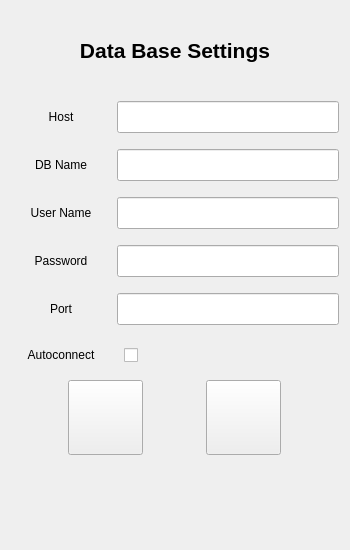
<?xml version="1.0" encoding="UTF-8"?>
<ui version="4.0">
 <class>dbsettingswdgt</class>
 <widget class="QWidget" name="dbsettingswdgt">
  <property name="geometry">
   <rect>
    <x>0</x>
    <y>0</y>
    <width>350</width>
    <height>550</height>
   </rect>
  </property>
  <property name="minimumSize">
   <size>
    <width>350</width>
    <height>550</height>
   </size>
  </property>
  <property name="windowTitle">
   <string>Data Base Settings</string>
  </property>
  <property name="styleSheet">
   <string notr="true"/>
  </property>
  <layout class="QVBoxLayout" name="verticalLayout_2">
   <item>
    <widget class="QLabel" name="label_6">
     <property name="sizePolicy">
      <sizepolicy hsizetype="Minimum" vsizetype="Preferred">
       <horstretch>0</horstretch>
       <verstretch>0</verstretch>
      </sizepolicy>
     </property>
     <property name="styleSheet">
      <string notr="true">	font-size: 16pt;
	font-weight: 600;</string>
     </property>
     <property name="text">
      <string>Data Base Settings</string>
     </property>
     <property name="alignment">
      <set>Qt::AlignCenter</set>
     </property>
     <property name="margin">
      <number>20</number>
     </property>
    </widget>
   </item>
   <item>
    <layout class="QVBoxLayout" name="verticalLayout">
     <item>
      <layout class="QHBoxLayout" name="horizontalLayout">
       <property name="topMargin">
        <number>5</number>
       </property>
       <property name="bottomMargin">
        <number>5</number>
       </property>
       <item>
        <widget class="QLabel" name="label">
         <property name="sizePolicy">
          <sizepolicy hsizetype="Maximum" vsizetype="Preferred">
           <horstretch>0</horstretch>
           <verstretch>0</verstretch>
          </sizepolicy>
         </property>
         <property name="minimumSize">
          <size>
           <width>100</width>
           <height>0</height>
          </size>
         </property>
         <property name="text">
          <string>Host</string>
         </property>
         <property name="alignment">
          <set>Qt::AlignCenter</set>
         </property>
        </widget>
       </item>
       <item>
        <widget class="QLineEdit" name="HostName">
         <property name="sizePolicy">
          <sizepolicy hsizetype="Expanding" vsizetype="Minimum">
           <horstretch>0</horstretch>
           <verstretch>0</verstretch>
          </sizepolicy>
         </property>
         <property name="styleSheet">
          <string notr="true">padding: 7px;
</string>
         </property>
        </widget>
       </item>
      </layout>
     </item>
     <item>
      <layout class="QHBoxLayout" name="horizontalLayout_6">
       <property name="topMargin">
        <number>5</number>
       </property>
       <property name="bottomMargin">
        <number>5</number>
       </property>
       <item>
        <widget class="QLabel" name="label_4">
         <property name="sizePolicy">
          <sizepolicy hsizetype="Maximum" vsizetype="Preferred">
           <horstretch>0</horstretch>
           <verstretch>0</verstretch>
          </sizepolicy>
         </property>
         <property name="minimumSize">
          <size>
           <width>100</width>
           <height>0</height>
          </size>
         </property>
         <property name="text">
          <string>DB Name</string>
         </property>
         <property name="alignment">
          <set>Qt::AlignCenter</set>
         </property>
        </widget>
       </item>
       <item>
        <widget class="QLineEdit" name="DatabaseName">
         <property name="sizePolicy">
          <sizepolicy hsizetype="Expanding" vsizetype="Minimum">
           <horstretch>0</horstretch>
           <verstretch>0</verstretch>
          </sizepolicy>
         </property>
         <property name="styleSheet">
          <string notr="true">padding: 7px;
</string>
         </property>
        </widget>
       </item>
      </layout>
     </item>
     <item>
      <layout class="QHBoxLayout" name="horizontalLayout_2">
       <property name="topMargin">
        <number>5</number>
       </property>
       <property name="bottomMargin">
        <number>5</number>
       </property>
       <item>
        <widget class="QLabel" name="label_2">
         <property name="sizePolicy">
          <sizepolicy hsizetype="Maximum" vsizetype="Preferred">
           <horstretch>0</horstretch>
           <verstretch>0</verstretch>
          </sizepolicy>
         </property>
         <property name="minimumSize">
          <size>
           <width>100</width>
           <height>0</height>
          </size>
         </property>
         <property name="text">
          <string>User Name</string>
         </property>
         <property name="alignment">
          <set>Qt::AlignCenter</set>
         </property>
        </widget>
       </item>
       <item>
        <widget class="QLineEdit" name="UserName">
         <property name="sizePolicy">
          <sizepolicy hsizetype="Expanding" vsizetype="Minimum">
           <horstretch>0</horstretch>
           <verstretch>0</verstretch>
          </sizepolicy>
         </property>
         <property name="styleSheet">
          <string notr="true">padding: 7px;
</string>
         </property>
        </widget>
       </item>
      </layout>
     </item>
     <item>
      <layout class="QHBoxLayout" name="horizontalLayout_3">
       <property name="topMargin">
        <number>5</number>
       </property>
       <property name="bottomMargin">
        <number>5</number>
       </property>
       <item>
        <widget class="QLabel" name="label_3">
         <property name="sizePolicy">
          <sizepolicy hsizetype="Maximum" vsizetype="Preferred">
           <horstretch>0</horstretch>
           <verstretch>0</verstretch>
          </sizepolicy>
         </property>
         <property name="minimumSize">
          <size>
           <width>100</width>
           <height>0</height>
          </size>
         </property>
         <property name="text">
          <string>Password</string>
         </property>
         <property name="alignment">
          <set>Qt::AlignCenter</set>
         </property>
        </widget>
       </item>
       <item>
        <widget class="QLineEdit" name="Password">
         <property name="sizePolicy">
          <sizepolicy hsizetype="Expanding" vsizetype="Minimum">
           <horstretch>0</horstretch>
           <verstretch>0</verstretch>
          </sizepolicy>
         </property>
         <property name="styleSheet">
          <string notr="true">padding: 7px;
</string>
         </property>
        </widget>
       </item>
      </layout>
     </item>
     <item>
      <layout class="QHBoxLayout" name="horizontalLayout_5">
       <property name="topMargin">
        <number>5</number>
       </property>
       <property name="bottomMargin">
        <number>5</number>
       </property>
       <item>
        <widget class="QLabel" name="label_7">
         <property name="sizePolicy">
          <sizepolicy hsizetype="Maximum" vsizetype="Preferred">
           <horstretch>0</horstretch>
           <verstretch>0</verstretch>
          </sizepolicy>
         </property>
         <property name="minimumSize">
          <size>
           <width>100</width>
           <height>0</height>
          </size>
         </property>
         <property name="text">
          <string>Port</string>
         </property>
         <property name="alignment">
          <set>Qt::AlignCenter</set>
         </property>
        </widget>
       </item>
       <item>
        <widget class="QLineEdit" name="Port">
         <property name="sizePolicy">
          <sizepolicy hsizetype="Expanding" vsizetype="Minimum">
           <horstretch>0</horstretch>
           <verstretch>0</verstretch>
          </sizepolicy>
         </property>
         <property name="styleSheet">
          <string notr="true">padding: 7px;
</string>
         </property>
        </widget>
       </item>
      </layout>
     </item>
     <item>
      <layout class="QHBoxLayout" name="horizontalLayout_4">
       <property name="topMargin">
        <number>5</number>
       </property>
       <property name="bottomMargin">
        <number>5</number>
       </property>
       <item>
        <widget class="QLabel" name="label_5">
         <property name="sizePolicy">
          <sizepolicy hsizetype="Maximum" vsizetype="Preferred">
           <horstretch>0</horstretch>
           <verstretch>0</verstretch>
          </sizepolicy>
         </property>
         <property name="minimumSize">
          <size>
           <width>100</width>
           <height>0</height>
          </size>
         </property>
         <property name="text">
          <string>Autoconnect</string>
         </property>
         <property name="alignment">
          <set>Qt::AlignCenter</set>
         </property>
        </widget>
       </item>
       <item>
        <widget class="QCheckBox" name="autoconnect">
         <property name="sizePolicy">
          <sizepolicy hsizetype="Minimum" vsizetype="Minimum">
           <horstretch>0</horstretch>
           <verstretch>0</verstretch>
          </sizepolicy>
         </property>
         <property name="styleSheet">
          <string notr="true">padding: 7px;
</string>
         </property>
         <property name="text">
          <string/>
         </property>
        </widget>
       </item>
      </layout>
     </item>
     <item>
      <layout class="QGridLayout" name="gridLayout">
       <property name="sizeConstraint">
        <enum>QLayout::SetDefaultConstraint</enum>
       </property>
       <property name="topMargin">
        <number>0</number>
       </property>
       <property name="bottomMargin">
        <number>0</number>
       </property>
       <item row="0" column="1">
        <widget class="QPushButton" name="saveBtn">
         <property name="sizePolicy">
          <sizepolicy hsizetype="Minimum" vsizetype="Minimum">
           <horstretch>0</horstretch>
           <verstretch>0</verstretch>
          </sizepolicy>
         </property>
         <property name="minimumSize">
          <size>
           <width>75</width>
           <height>75</height>
          </size>
         </property>
         <property name="maximumSize">
          <size>
           <width>75</width>
           <height>75</height>
          </size>
         </property>
         <property name="styleSheet">
          <string notr="true"/>
         </property>
         <property name="text">
          <string/>
         </property>
         <property name="icon">
          <iconset resource="../Resources/files.qrc">
           <normaloff>:/icons/save.svg</normaloff>:/icons/save.svg</iconset>
         </property>
         <property name="iconSize">
          <size>
           <width>55</width>
           <height>75</height>
          </size>
         </property>
        </widget>
       </item>
       <item row="0" column="0">
        <widget class="QPushButton" name="connectBtn">
         <property name="sizePolicy">
          <sizepolicy hsizetype="Minimum" vsizetype="Minimum">
           <horstretch>0</horstretch>
           <verstretch>0</verstretch>
          </sizepolicy>
         </property>
         <property name="minimumSize">
          <size>
           <width>75</width>
           <height>75</height>
          </size>
         </property>
         <property name="maximumSize">
          <size>
           <width>75</width>
           <height>75</height>
          </size>
         </property>
         <property name="styleSheet">
          <string notr="true"/>
         </property>
         <property name="text">
          <string/>
         </property>
         <property name="icon">
          <iconset resource="../Resources/files.qrc">
           <normaloff>:/icons/connect.svg</normaloff>:/icons/connect.svg</iconset>
         </property>
         <property name="iconSize">
          <size>
           <width>55</width>
           <height>75</height>
          </size>
         </property>
        </widget>
       </item>
      </layout>
     </item>
    </layout>
   </item>
   <item>
    <widget class="QLabel" name="statusLabel">
     <property name="sizePolicy">
      <sizepolicy hsizetype="Expanding" vsizetype="Minimum">
       <horstretch>0</horstretch>
       <verstretch>0</verstretch>
      </sizepolicy>
     </property>
     <property name="minimumSize">
      <size>
       <width>0</width>
       <height>50</height>
      </size>
     </property>
     <property name="text">
      <string/>
     </property>
     <property name="alignment">
      <set>Qt::AlignCenter</set>
     </property>
     <property name="margin">
      <number>20</number>
     </property>
    </widget>
   </item>
  </layout>
 </widget>
 <resources>
  <include location="../Resources/files.qrc"/>
 </resources>
 <connections/>
</ui>
